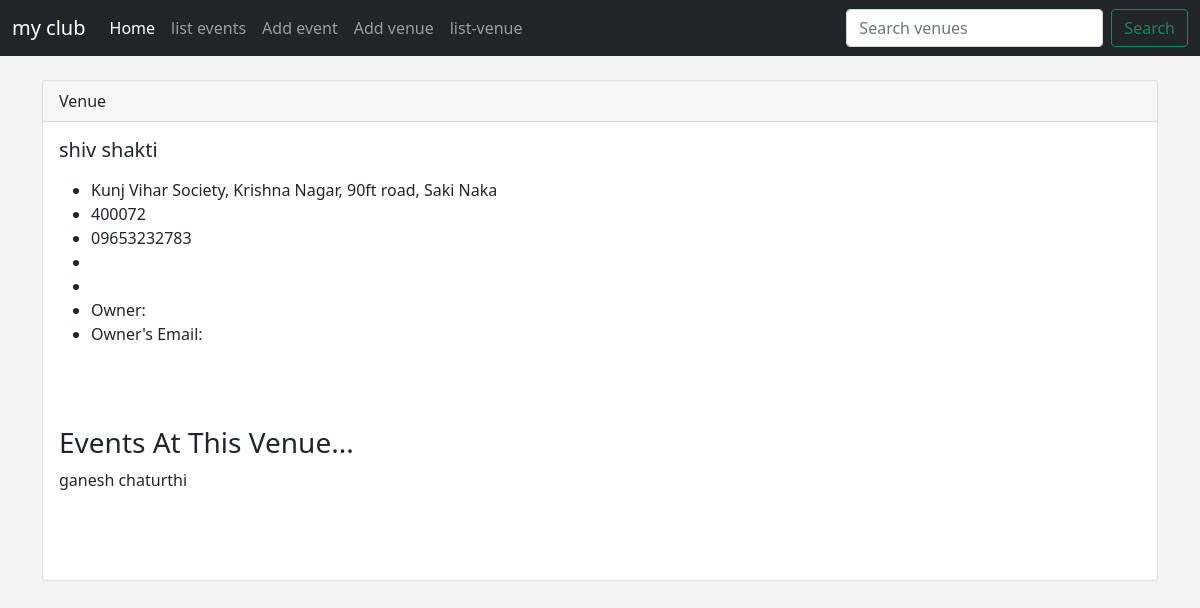
The app's page /events/show_venue/1 with its own data.
### events/models.py (models this page shows)
class Venue(models.Model):
    name = models.CharField('venue name',max_length=50)
    address = models.CharField(max_length=200)
    city = models.CharField(max_length=50)
    state = models.CharField(max_length=50,blank=True)
    zip_code = models.CharField(max_length=10,blank=True)
    phone = models.CharField(max_length=20,blank=True)
    website = models.URLField(max_length=200,blank=True)
    def __str__(self):
        return self.name

class Event(models.Model):
    name = models.CharField('event title',max_length=200)
    description = models.TextField(blank=True,null=True)
    manager = models.ForeignKey(User,blank=True,null=True,on_delete=models.SET_NULL)
    event_date = models.DateField("event date")
    venue = models.ForeignKey(Venue,blank=True,null=True, on_delete=models.CASCADE)
    attendees = models.ManyToManyField(MyClubUser, blank=True)
    def __str__(self):
        return self.name

### events/views.py (the view)
# urls.py: path('show_venue/<venue_id>', views.show_venue, name='show_venue'),
def show_venue(request, venue_id):
	venue = Venue.objects.get(pk=venue_id)
	events = venue.event_set.all()
	return render(request, 'events/show_venue.html',
		{'venue': venue,
		'events':events})

### events/templates/events/show_venue.html (shortened to what this page needs)
{% extends 'events/base.html' %}
{% block content %}
<div class="card">
  <div class="card-header">
    Venue
  </div>
  <div class="card-body">
    <h5 class="card-title">{{ venue }}</h5>
    <p class="card-text">
    	<ul>
	<li>{{ venue.address }}</li>
	<li>{{ venue.zip_code }}</li>
	<li>{{ venue.phone }}</li>
	<li>{{ venue.email_address }}</li>
	<li><a href="{{ venue.web }}">{{ venue.web }}</a></li>
	<li>Owner: {{ venue_owner }} </li>
	<li>Owner's Email: {{ venue_owner.email }} </li>
	</ul>
	<br>
    </p>
    <br/>
		<h3>Events At This Venue...</h3>
		{% if events %}
	{% for event in events %}
	{{ event}}<br/>
	{% endfor %}
	<br/>
	{% else %}
	No Events Scheduled At This Time.
	{% endif %}
	</div>
	<br/><br/>
</div>
	<br/>
{% endblock %}

### events/templates/events/base.html (style rules this page uses)
body { background: #f4f4f4; }

### records on screen
Venue: name "shiv shakti", address "Kunj Vihar Society, Krishna Nagar, 90ft road, Saki Naka", zip_code "400072", phone "09653232783"
Event: name "ganesh chaturthi"
